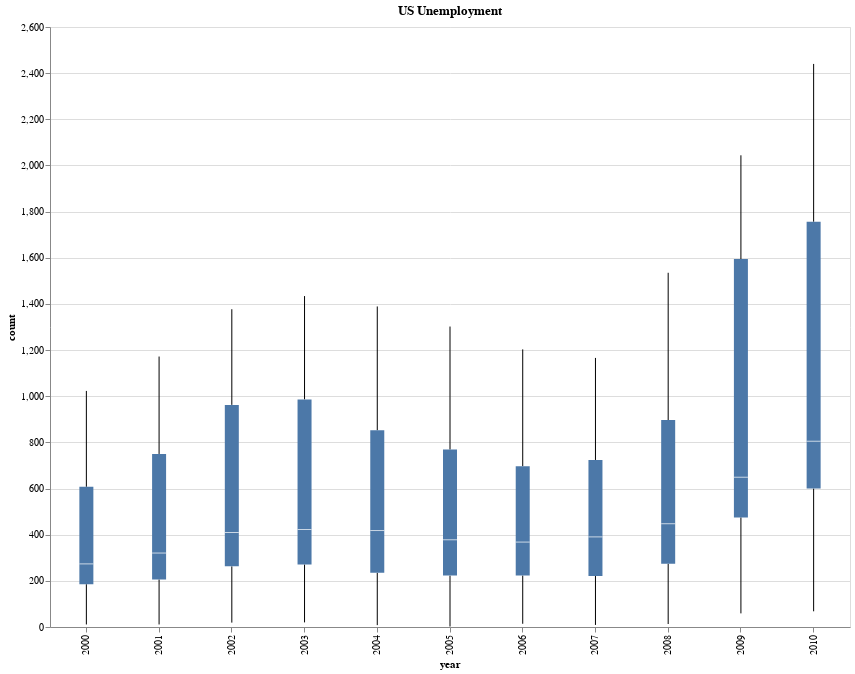

Notebook code for this chart:
### Markdown cell above
<h3> Based on the above graph -- seems like wholesale and retails trade has higher unemployment count. Its possible that there are more people working in that sector  </h3>

### Code cell
'''Boxplot representation. :O (colon O) represents that this is ordinal categorical data and :Q represents that its a numerical data '''
alt.Chart(unemployment_data, height = 600, width = 800)\
    .mark_boxplot(extent = 500) \
    .encode(x= 'year:O',
     y = 'count:Q')\
    .properties(title='US Unemployment')

### Figure 1 — Vega-Lite specification as saved in the notebook (floating-point values rounded to 4 significant figures; data arrays with more than 128 entries replaced by an {"elided": "..."} marker saying what was removed)
{"$schema": "https://vega.github.io/schema/vega-lite/v4.8.1.json", "config": {"view": {"continuousHeight": 300, "continuousWidth": 400}}, "data": {"name": "data-a71f9e9ca817f78977ff8b6ad06fdab9"}, "datasets": {"data-a71f9e9ca817f78977ff8b6ad06fdab9": {"elided": "1708 records"}}, "encoding": {"x": {"field": "year", "type": "ordinal"}, "y": {"field": "count", "type": "quantitative"}}, "height": 600, "mark": {"extent": 500, "type": "boxplot"}, "title": "US Unemployment", "width": 800}
